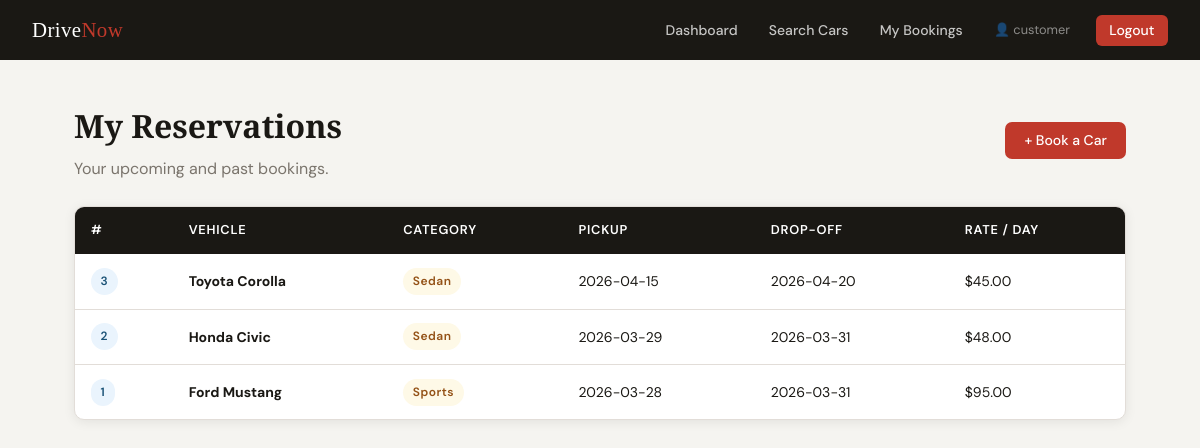
The app's page /reservations (signed in) with its own data.
### tables this page shows
CREATE TABLE reservations (
            id           INTEGER PRIMARY KEY AUTOINCREMENT,
            user_id      INTEGER NOT NULL,
            car_id       INTEGER NOT NULL,
            pickup_date  TEXT NOT NULL,
            dropoff_date TEXT NOT NULL,
            FOREIGN KEY (user_id) REFERENCES users(id),
            FOREIGN KEY (car_id)  REFERENCES cars(id)
        );

CREATE TABLE cars (
            id            INTEGER PRIMARY KEY AUTOINCREMENT,
            model         TEXT NOT NULL,
            category      TEXT NOT NULL,
            price_per_day REAL NOT NULL,
            availability  INTEGER NOT NULL DEFAULT 1,
            description   TEXT
        );

### app.py (the view)
@app.route('/reservations')
def reservations():
    if 'user_id' not in session or session['role'] != 'customer':
        return redirect(url_for('login'))
    db = get_db()
    rows = db.execute(
        '''SELECT r.id, r.pickup_date, r.dropoff_date,
                  c.model, c.category, c.price_per_day
           FROM reservations r
           JOIN cars c ON r.car_id = c.id
           WHERE r.user_id = ?
           ORDER BY r.id DESC''',
        (session['user_id'],)
    ).fetchall()
    db.close()
    return render_template('reservations.html', reservations=rows)

### app.py (called while the page is built)
def get_db():
    conn = sqlite3.connect(DATABASE)
    conn.row_factory = sqlite3.Row
    return conn

### templates/reservations.html (shortened to what this page needs)
{% extends "base.html" %}
{% block content %}
<div class="flex-between">
  <div class="page-header" style="margin-bottom:0;">
    <h1>My Reservations</h1>
    <p>Your upcoming and past bookings.</p>
  </div>
  <a href="{{ url_for('search') }}" class="btn btn-primary">+ Book a Car</a>
</div>
<div style="margin-top:1.5rem;">
{% if reservations %}
  <div class="table-wrap">
    <table>
      <thead>
        <tr>
          <th>#</th>
          <th>Vehicle</th>
          <th>Category</th>
          <th>Pickup</th>
          <th>Drop-off</th>
          <th>Rate / Day</th>
        </tr>
      </thead>
      <tbody>
        {% for r in reservations %}
        <tr>
          <td><span class="badge badge-blue">{{ r['id'] }}</span></td>
          <td><strong>{{ r['model'] }}</strong></td>
          <td><span class="badge badge-amber">{{ r['category'] }}</span></td>
          <td>{{ r['pickup_date'] }}</td>
          <td>{{ r['dropoff_date'] }}</td>
          <td>${{ "%.2f"|format(r['price_per_day']) }}</td>
        </tr>
        {% endfor %}
      </tbody>
    </table>
  </div>
{% endif %}
</div>
{% endblock %}

### static/style.css (style rules this page uses)
*, *::before, *::after { box-sizing: border-box; margin: 0; padding: 0; }
:root { --bg: #f5f4f0; --surface: #ffffff; --border: #e2ddd8; --text: #1a1814; --muted: #7a746c; --accent: #c0392b; --accent-dk: #96281b; --green: #27ae60; --amber: #e67e22; --radius: 10px; --shadow: 0 2px 12px rgba(0,0,0,.08); --shadow-lg: 0 8px 32px rgba(0,0,0,.12); }
body { font-family: 'DM Sans', sans-serif; background: var(--bg); color: var(--text); min-height: 100vh; line-height: 1.6; }
.page-header { margin-bottom: 2rem; }
.page-header h1 { font-family: 'Playfair Display', serif; font-size: 2rem; font-weight: 700; }
.page-header p { color: var(--muted); margin-top: .3rem; }
.badge { display: inline-block; padding: .25rem .6rem; border-radius: 999px; font-size: .75rem; font-weight: 600; letter-spacing: .04em; }
.badge-amber { background: #fef9e7; color: #935116; }
.badge-blue { background: #eaf4fd; color: #1a5276; }
.btn { display: inline-block; padding: .55rem 1.2rem; border-radius: 7px; font-family: 'DM Sans', sans-serif; font-size: .875rem; font-weight: 500; cursor: pointer; text-decoration: none; border: none; transition: all .15s; line-height: 1.4; }
.btn-primary { background: var(--accent); color: #fff; }
.table-wrap { background: var(--surface); border: 1px solid var(--border); border-radius: var(--radius); overflow: hidden; box-shadow: var(--shadow); }
table { width: 100%; border-collapse: collapse; }
thead tr { background: var(--text); color: #fff; }
thead th { padding: .85rem 1rem; text-align: left; font-size: .8rem; font-weight: 600; text-transform: uppercase; letter-spacing: .06em; }
tbody tr { border-bottom: 1px solid var(--border); transition: background .1s; }
tbody tr:last-child { border-bottom: none; }
tbody td { padding: .85rem 1rem; font-size: .875rem; }
.flex-between { display: flex; align-items: center; justify-content: space-between; gap: 1rem; flex-wrap: wrap; margin-bottom: 1.5rem; }

### records on screen
reservations: id "3", model "Toyota Corolla", category "Sedan", pickup_date "2026-04-15", dropoff_date "2026-04-20"
cars: price_per_day "45.00"
reservations: id "2", model "Honda Civic", category "Sedan", pickup_date "2026-03-29", dropoff_date "2026-03-31"
cars: price_per_day "48.00"
reservations: id "1", model "Ford Mustang", category "Sports", pickup_date "2026-03-28", dropoff_date "2026-03-31"
cars: price_per_day "95.00"

### other values on screen
{{ session.username }} "customer"
